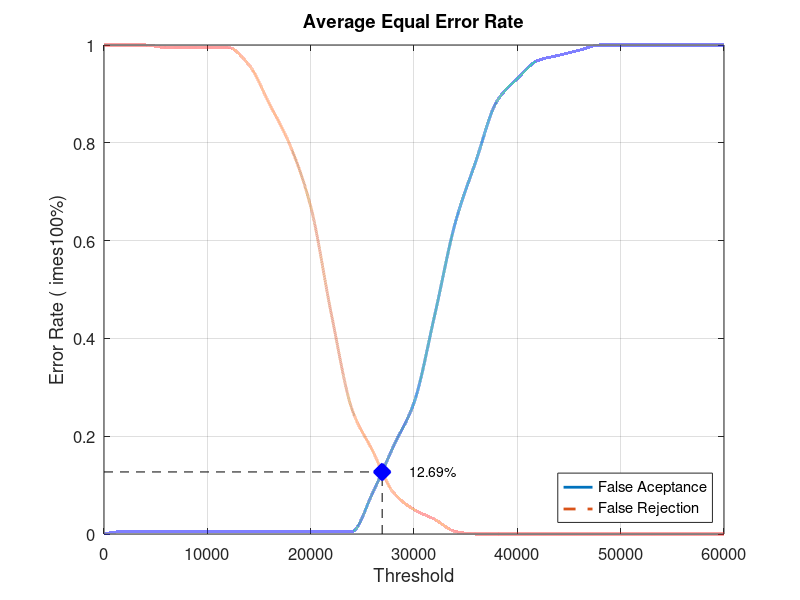
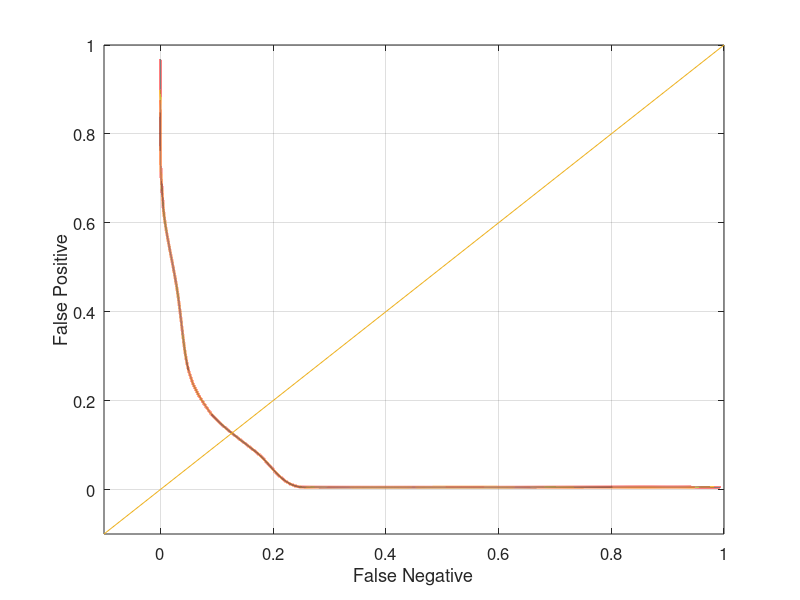

Write the MATLAB code that produced these figures, in order.
close all;
clear;
clc;
x = 0:2000:60000;
xq = 0:0.5:60000;

y0 = [0 0.00526316 0.00526316 0.00526316 0.00526316 0.00526316 0.00526316 0.00526316 0.00526316 0.00526316 0.00526316 0.00526316 0.00526316 0.0842105 0.178947 0.268421 0.447368 0.636842 0.763158 0.884211 0.931579 0.968421 0.978947 0.989474 1 1 1 1 1 1 1]
yy0 = interp1(x, y0, xq, 'pchip');
y1 = [1 1 1 0.995 0.995 0.995 0.995 0.96 0.88 0.795 0.67 0.45 0.255 0.17 0.085 0.05 0.03 0.005 0 0 0 0 0 0 0 0 0 0 0 0 0]
yy1 = interp1(x, y1, xq, 'pchip');

% Calculating EER: 
y2 = abs(y0 - y1);
find(y2 == min(y2))
yy2 = abs(yy0 - yy1);
xEER = find(yy2 == min(yy2));
xEERIndex = xq(xEER) % X-axis EER
yEER = yy0(xEER) % Y-axis EER

main = figure
plot(xq, yy0,'-','LineWidth', 2);	hold on
plot(xq, yy1,'--','LineWidth', 2);	hold on
plot([xEERIndex xEERIndex], [0 yEER], 'k--');	hold on
plot([0 xEERIndex], [yEER yEER], 'k--');	hold on
plot(xEERIndex, yEER, 'bx', 'LineWidth', 10);	hold on
text(xEERIndex + 10 * xEERIndex / 100, yEER, [num2str(round((10000 * yEER)) / 100) '%'])
legend('False Aceptance', 'False Rejection', 'Location', 'SouthEast')
xlabel('Threshold')
ylabel('Error Rate (	imes100%)')
title('Average Equal Error Rate')
set(gca, 'FontSize', 12)
axis([0 60000 0 1])
grid on

print(main, 'Database5_3Main', '-dpng');
FNRxFPR = figure('Color', [1 1 1]);
plot(yy1, yy0, '-', yy1, yy0, 'LineWidth', 2);
hold on
y = -0.1:0.1:1
plot(y, y); 
set(gca, 'FontSize', 12)
xlabel('False Negative')
ylabel('False Positive')
axis([-0.1 1 -0.1 1])
set(gca, 'FontSize', 12)
grid on

print(FNRxFPR, 'Database5_3FNRxFPR','-dpng');
